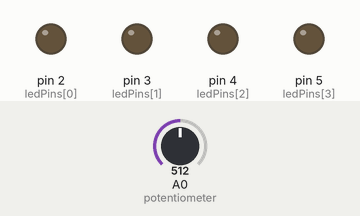
The sketch below on a simulated Arduino Uno, built with avr-gcc and run on an emulated ATmega328P. Shown: output pins drawn as LEDs (lit = HIGH). The inputs (shaded band) are chosen by the test bench; at power-on: A0 (potentiometer) = 512. What the sketch prints to the serial monitor is not drawn.

Above: at 0.05 s.
At 0.6 s:
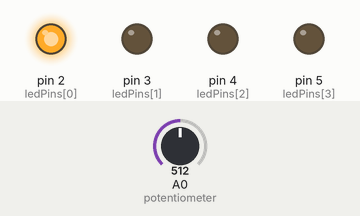
At 1.6 s:
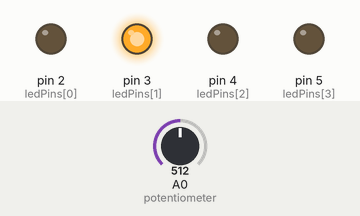
At 2.6 s:
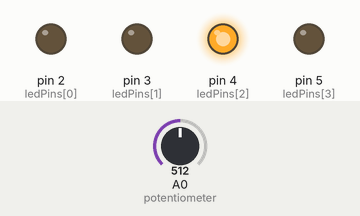
At 3.6 s:
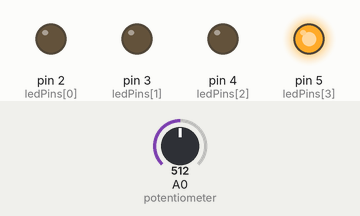
Timing chart, 0 to 5.3 s (numbered marks = the images above):
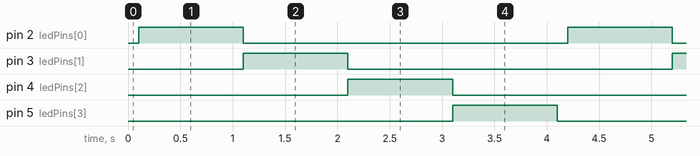

The sketch:

Blinking_LED_2.ino
```cpp
// Define the LED pins
int ledPins[] = {2, 3, 4, 5};
int numLEDs = sizeof(ledPins) / sizeof(ledPins[0]);

void setup() {
  Serial.begin(9600); // Start serial communication at 9600 bps
  // Set LED pins as OUTPUT
  for (int i = 0; i < numLEDs; i++) {
    pinMode(ledPins[i], OUTPUT);
  }
}

void loop() {
  int sensorValue = analogRead(A0); // Read potentiometer value (0-1023)
  Serial.println(sensorValue);      // Print value to serial monitor
  delay(100);                       // Small delay for stability
  // Blink each LED in sequence with a 1000ms delay
  for (int i = 0; i < numLEDs; i++) {
    digitalWrite(ledPins[i], HIGH);  // Turn LED ON
    delay(1000);
    digitalWrite(ledPins[i], LOW);   // Turn LED OFF
  }
}
```

Measured:
- by itself, pin 2 (ledPins[0]), pin 3 (ledPins[1]), pin 4 (ledPins[2]), pin 5 (ledPins[3]): alternates HIGH for 1.0 s and LOW for 3.1 s
- by itself, everything shown: repeats every 4.1 s, in 5 steps
